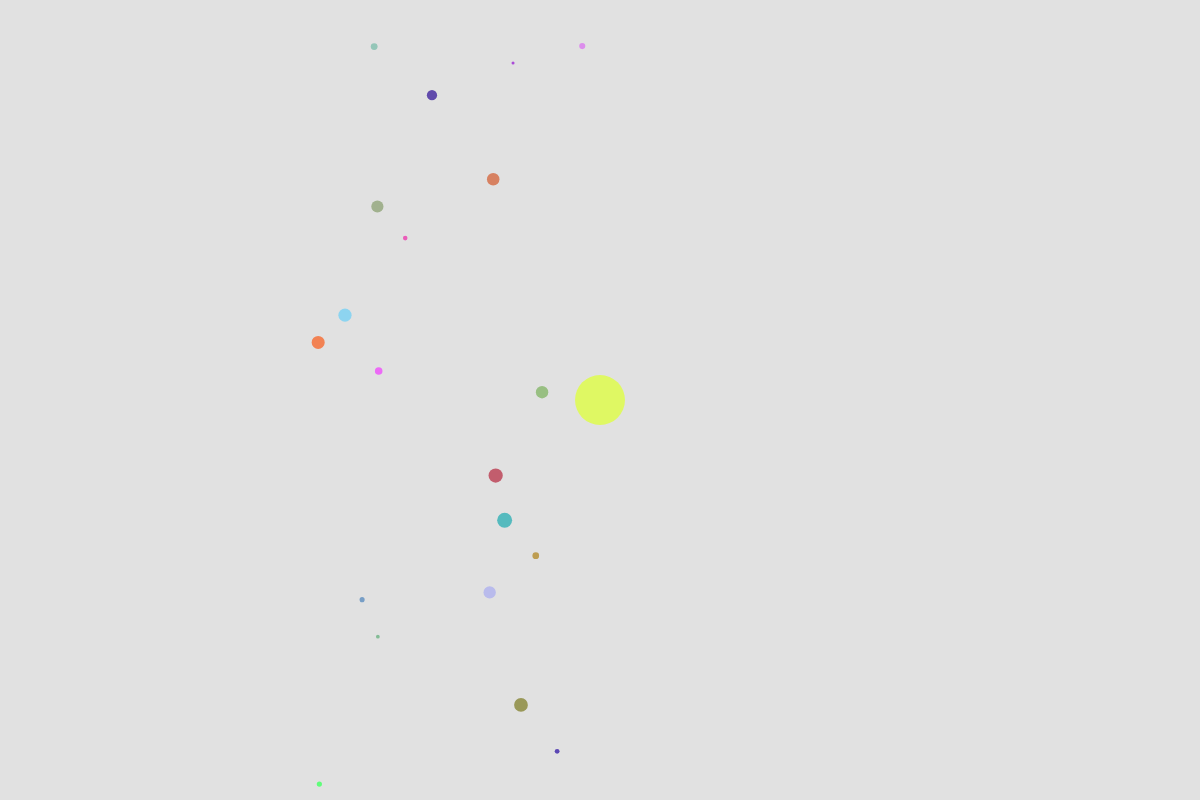
Frame 1 (no input)
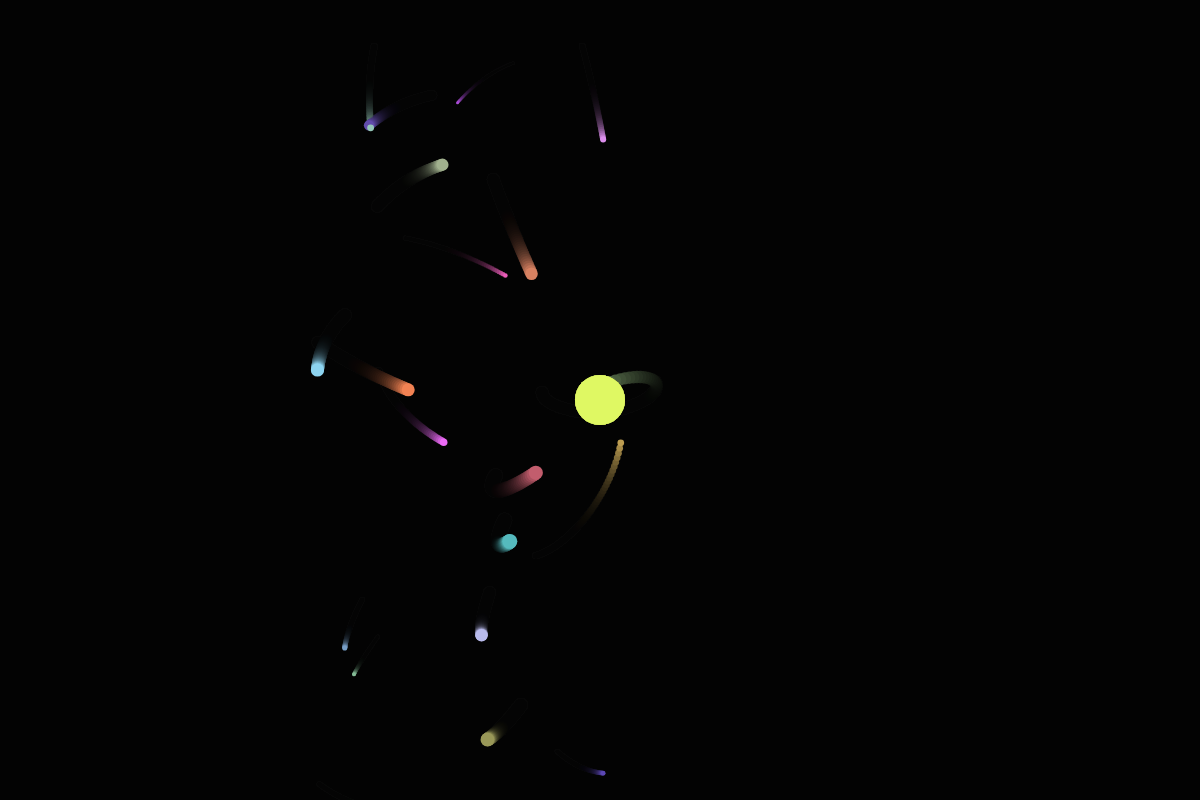
Frame 60 (no input)
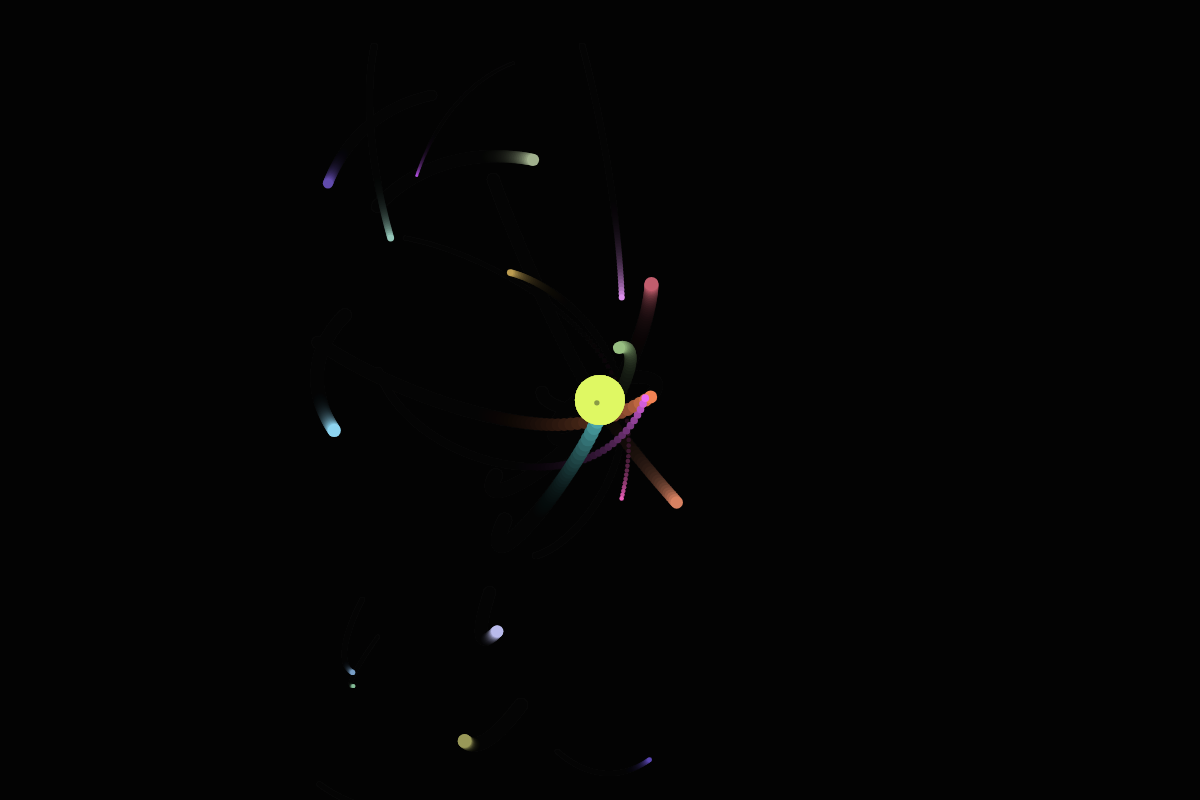
Frame 120 (the mouse pressed at the canvas centre since frame 60)

The p5.js sketch that drew these frames (run headless with seeded random() and noise() and a simulated clock; from frame 60 on, the mouse is pressed at the canvas centre):

// p5.js sketch
// ── sketch.js

let particles = [];

function setup(){
    createCanvas(windowWidth, 800);

    // Create light particles
    for (let i = 0; i < random(10, 40); i++) {
        let pos = createVector(random(windowWidth/2, windowWidth/4), random(0, 800));
        let vel = createVector(random(-100, 100), random(-100, 100));
        vel.setMag(random (1, 1.45));
        let mass = random(1, 15);
        let diam = random(3, 15);
        particles.push(new Particle(pos.x, pos.y, mass, diam, [random(70, 255), random(70, 255), random(70, 255)], vel.x, vel.y))
    }
    
    // Heavy particle
    particles.push(new Particle(width/2, height/2, 100000, 50, [random(70, 255), random(70, 255), random(70, 255)], 0,0));

    

}

// Resize canvas if window has been resized
function windowResized() {
    resizeCanvas(windowWidth, 800);
}

// Execute this function every frame
function draw(){
    background(0, 30);
    for(let index = 0; index < particles.length; index++){
        
        
        handleGravity(index);

        particles[index].draw();
        
        particles[index].move();
       

      
    }
}

// The current particle attracts the rest of the particles
function handleGravity(index){
    for (let i = 0; i < particles.length; i++) {
        if(i != index){
            particles[index].attract(particles[i], 0.01);

        }
    }
}

// If the mouse is pressed on the canvas, then create a new particle
function mousePressed(){
    if(mouseX < width && mouseX > 0 && mouseY < height && mouseY > 0){
        let vel = createVector(random(-100, 100), random(-100, 100));
        vel.setMag(random (1, 1.45));
        vel.rotate(PI/2)
        let mass = random(1, 15);
        let diam = random(3, 15);
        particles.push(new Particle(mouseX, mouseY, mass, diam, [random(70, 255), random(70, 255), random(70, 255)], vel.x, vel.y))
    }

   
}

// ── particle.js
class Particle{
    constructor(x, y, mass, diameter, color, vel_x, vel_y){
        this.pos = createVector(x, y);
        this.diameter = diameter;
        this.radius = this.diameter/2;
        this.color = color;
        this.velocity = createVector(vel_x, vel_y)
        this.mass = mass;
        this.acceleration = createVector(0, 0);
       
    }

    applyForce(force){
        this.acceleration.add(p5.Vector.div(force, this.mass)); // Acceleration = force / mass 
    }



    // Moves the particle to the next position deppending on acceleration and velocity
    move() {
        if(frameRate() > 0){
            this.velocity.add(this.acceleration);
            this.pos.add(this.velocity);
            this.acceleration.set(0, 0);

        }

    }

    attract(otherParticle, G){
        let force = p5.Vector.sub(this.pos, otherParticle.pos); // Direction of the force
        let distance = constrain(force.magSq(), 2500, 100000);
        let strength = (G * (this.mass * otherParticle.mass)) / (distance); // Strength of the force
        force.setMag(strength); // Direction + Strength of the force
        otherParticle.applyForce(force);

    }

    

    // Collision detection with another particle
    isColliding(particle){
        return (dist(this.pos.x, this.pos.y, particle.pos.x, particle.pos.y) <= this.radius + particle.radius)
    }

    // Draw on the canvas the particle
    draw(){
        fill(this.color[0], this.color[1], this.color[2]);
        noStroke();
        ellipse(this.pos.x, this.pos.y, this.diameter, this.diameter);
    }

    // Setters
    set setVelX(vel){
        this.velocity.x = vel;
    }
    set setVelY(vel){
        this.velocity.y = vel;
    }

    // Getters
    get getVelX(){return this.velocity.x;}
    get getVelY(){return this.velocity.y;} 
}
